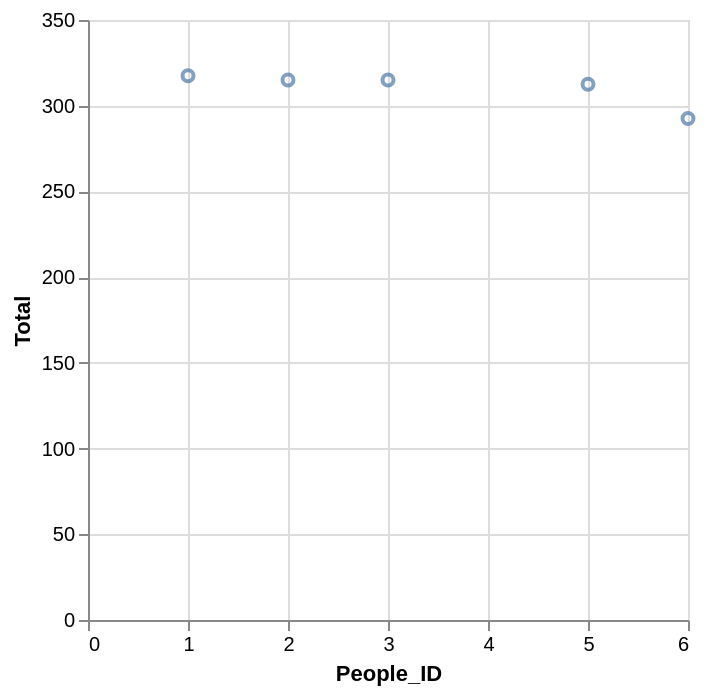

Write the Vega-Lite specification saved for this chart.
### Vega-Lite specification from a JSON file in a GitHub repository (floating-point values rounded to 4 significant figures)
{"data": {"values": [{"x_data": 1, "y_data": 317.5}, {"x_data": 2, "y_data": 315}, {"x_data": 3, "y_data": 315}, {"x_data": 5, "y_data": 312.5}, {"x_data": 6, "y_data": 292.5}]}, "mark": "point", "encoding": {"x": {"field": "x_data", "type": "quantitative", "title": "People_ID"}, "y": {"field": "y_data", "type": "quantitative", "title": "Total"}}}
